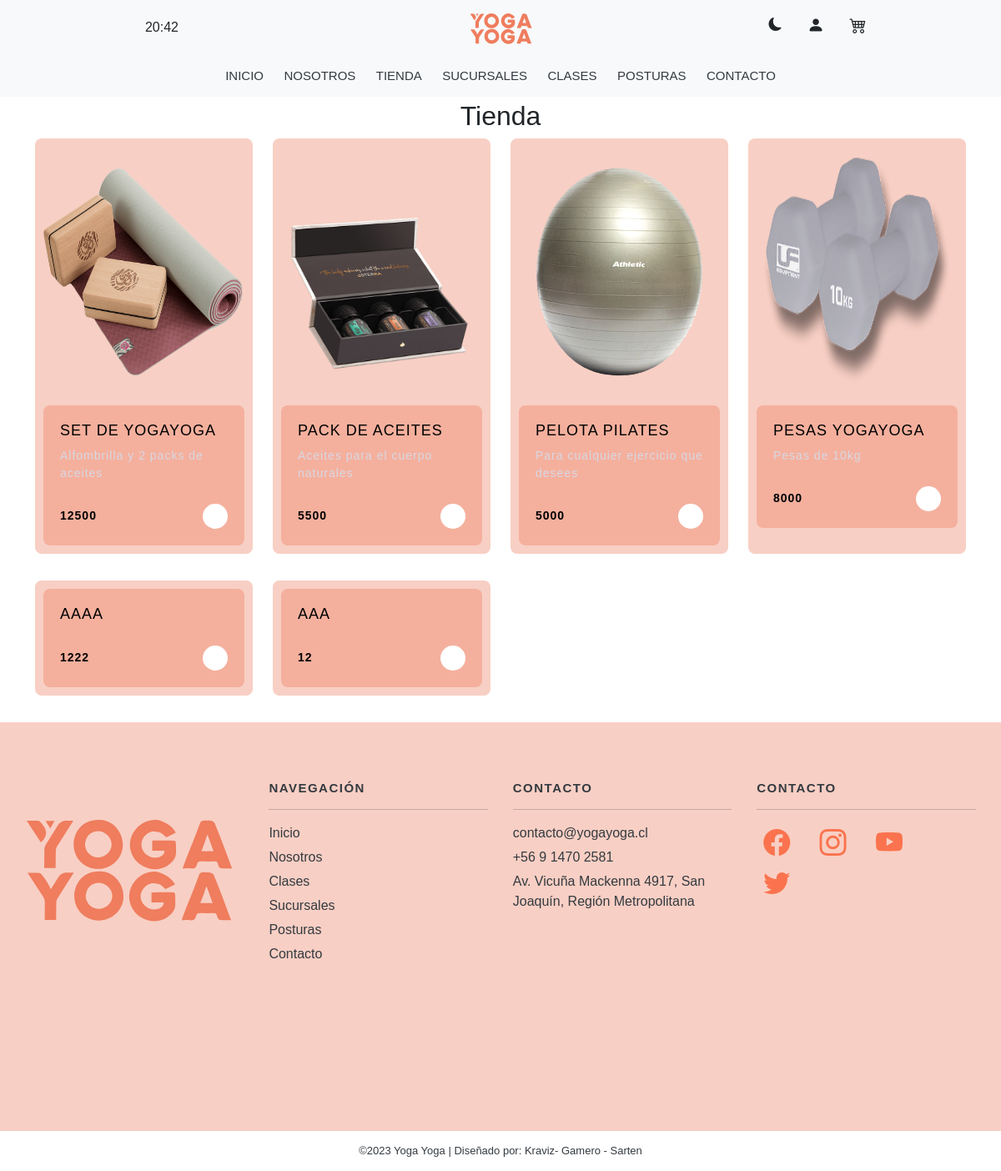
The app's page /tienda/ with its own data.
### crud/models.py (models this page shows, shortened)
class Producto(models.Model):
    id = models.BigAutoField (primary_key = True)
    img = models.ImageField(verbose_name="imagen", upload_to="productos", default="", blank=True, null=True)
    titulo = models.CharField(max_length=50, verbose_name='Nombre')
    descripcion = models.CharField(verbose_name='Descripcion', max_length=40, default="")
    stock = models.IntegerField(verbose_name='Stock')
    precio = models.IntegerField(verbose_name='Precio')
    created_at = models.DateTimeField(auto_now_add=True, verbose_name = 'Fecha de creción')
    updated_at = models.DateTimeField(auto_now=True, verbose_name = 'Fecha de actualización')
    class Meta:
        verbose_name = 'Producto'
        verbose_name_plural = 'Productos'
        ordering = ['created_at']

### core/views.py (the view)
# urls.py: path('tienda/', views.tienda, name="tienda"),
def tienda(request):
    productos = Producto.objects.all()
    return render(request, 'core/tienda.html', {'productos': productos})

### core/templates/core/tienda.html (shortened to what this page needs)
{% extends 'core/base.html' %}
{% load static %}
{% block link %}<link rel="stylesheet" href="{% static 'core/css/tienda.css' %}">
 {% endblock %}
{% block content%}
    <main>
        <h2 class="text-center">Tienda</h2>
        <div id="container-main" class="container">
            <div class="row">
            {% for producto in productos %}
                <div id="centrado" class="col-sm-6 col-md-3 mb-3">
                    <figure id="product-card">
                        {% if producto.img %}
                        <img class="productos-img" src="{{producto.img.url}}" alt="" id="product-card__image" />
                        {% endif %}
                        <figcaption id="product-card__caption">
                            <header id="product-card__header">
                                <h2 id="product-card__title">{{producto.titulo}}</h2>
                                <p id="product-card__subtitle">{{producto.descripcion}}</p>
                            </header>
                            <footer id="product-card__footer">
                                <span id="product-card__price"> {{producto.precio}}</span>
                                <button id="product-card__button">
                                </button>
                            </footer>
                        </figcaption>
                    </figure>
                </div>
            {% endfor %}
            </div>
        </div>
{% endblock %}

### core/templates/core/base.html (shortened to what this page needs)
<!DOCTYPE html>
<html lang="es">
    {% load static %}
<head>
    <link href="https://cdn.jsdelivr.net/npm/bootstrap@5.3.0-alpha3/dist/css/bootstrap.min.css" rel="stylesheet"
>
 {% block link %} {% endblock %}
    <link rel="stylesheet" href="{% static 'core/css/main.css' %}">
    <link rel="stylesheet" href="https://cdn.jsdelivr.net/npm/bootstrap-icons@1.10.5/font/bootstrap-icons.css">
</head>
<body>
    <div id="superior" class="fixed-top bg-light">
        <header>
            <div class="container">
                <div class="row text-center mt-2 mb-2 d-flex justify-content-center">
                    <div id="orden" class="col-md-4 p-2">
                        <div class="d-flex justify-content-center clima">
                            <span id="horaFecha"></span>
                            <h1 class="p-2" id="temperatura-valor"></h1>
                            <h2 class="p-2" id="ubicacion"></h2>
                        </div>
                    </div>
                    <div class="col-sm-4">
                        <div class="container">
                            <a class="navbar-brand" href="{% url 'index' %}">
                                <img id="logo" src="{% static 'core/imgs/yogayoga/LOGO2.svg' %}" alt="Logo Yoga Yoga">
                            </a>
                        </div>
                    </div>
                    <div id="orden2" class="col-sm-4 btn-header">
                        <button id="theme-toggle" class="btn"></button>
                        <a id="login-btn" class="btn" href="{% url 'login' %}"><i class="bi bi-person-fill"></i></a>
                        <a id="cart-btn" class="btn" href=""><i class="bi bi-cart4"></i></a>
                    </div>
                </div>
            </div>
            <container class="nav">
                <nav class="menu">
                    <a href="{% url 'index' %}">Inicio</a>
                    <a href="{% url 'nosotros' %}">Nosotros</a>
                    <a href="{% url 'tienda' %}">Tienda</a>
                    <a href="{% url 'sucursales' %}">Sucursales</a>
                    <a href="{% url 'clases' %}">Clases</a>
                    <a href="{% url 'posturas' %}">Posturas</a>
                    <a href="{% url 'contacto' %}">Contacto</a>
                </nav>
            </container>
        </header>
    </div>
{% block content %} {% endblock %}
<div class="pg-footer">
    <footer class="footer">
        <div class="footer-content">
            <div class="footer-content-column">
                <div class="footer-logo">
                    <a class="footer-logo-link" href="{% url 'index' %}">
                        <img id="footer-logo" class="img-fluid" src="{% static 'core/imgs/yogayoga/LOGO2.svg' %}" alt="LOGO">
                    </a>
                </div>
            </div>
            <div class="footer-content-column">
                <div class="footer-menu">
                    <h2 class="footer-menu-name"> Navegación</h2>
                    <hr>
                    <ul id="menu-company" class="footer-menu-list">
                        <li class="menu-item menu-item-type-post_type menu-item-object-page">
                            <a href="{% url 'index' %}">Inicio</a>
                        </li>
                        <li class="menu-item menu-item-type-taxonomy menu-item-object-category">
                            <a href="{% url 'nosotros' %}">Nosotros</a>
                        </li>
                        <li class="menu-item menu-item-type-post_type menu-item-object-page">
                            <a href="{% url 'clases' %}">Clases</a>
                        </li>
                        <li class="menu-item menu-item-tupe-post_type menu-item-object-page">
                            <a href="{% url 'sucursales' %}">Sucursales</a>
                        </li>
                        <li class="menu-item menu-item-type-post_type menu-item-object-page">
                            <a href="{% url 'posturas' %}">Posturas</a>
                        </li>
                        <li class="menu-item menu-item-type-post_type menu-item-object-page">
                            <a href="{% url 'contacto' %}">Contacto</a>
                        </li>
                    </ul>
                </div>
            </div>
            <div class="footer-content-column">
                <div class="footer-menu">
                    <h2 class="footer-menu-name"> Contacto</h2>
                    <hr>
                    <ul id="menu-quick-links" class="footer-menu-list">
                        <li class="menu-item menu-item-type-custom menu-item-object-custom">
                            <a href="mailto:contacto@yogayoga.cl">contacto@yogayoga.cl</a>
                        </li>
                        <li class="menu-item menu-item-type-custom menu-item-object-custom">
                            <a href="tel:+56914702581">+56 9 1470 2581</a>
                        </li>
                        <li class="menu-item menu-item-type-post_type menu-item-object-page">
                            <a href="{% url 'contacto' %}">Av. Vicuña Mackenna 4917, San Joaquín, Región
                                Metropolitana</a>
                        </li>
                    </ul>
                </div>
            </div>
            <div class="footer-content-column">
                <div class="footer-menu">
                    <h2 class="footer-menu-name"> Contacto</h2>
                    <hr>
                    <a href="https://www.facebook.com" target="_blank"><i class="bi bi-facebook rrss"></i></a>
                    <a href="https://www.instagram.com" target="_blank"><i class="bi bi-instagram rrss"></i></a>
                    <a href="https://youtube.com" target="_blank"><i class="bi bi-youtube rrss"></i></a>
                    <a href="https://twitter.com" target="_blank"><i class="bi bi-twitter rrss"></i></a>
                </div>
            </div>
        </div>
        <div class="footer-copyright">
            <div class="footer-copyright-wrapper">
                <p class="footer-copyright-text">
                    ©2023 Yoga Yoga | Diseñado por: Kraviz- Gamero - Sarten
                </p>
            </div>
        </div>
    </footer>
</div>
</body>
</html>

### core/static/core/css/tienda.css (style rules this page uses)
:root { --color-primary: #fa734e; --color-primary-light: #f8cfc4; --color-dark: #343a40; }
#product-card__image { width: 300px; height: 300px; }
#product-card { display: flex; flex-direction: column; row-gap: 10px; width: 280px; background-color: #f8cfc4; padding: 10px; border-radius: 8px; overflow-y: hidden; }
#product-card__image { display: block; max-width: 100%; animation: fadeIn .25s; }
#product-card__caption { display: flex; flex-direction: column; gap: 10px; background-color: #f4b09d; font-size: 14px; color: black; letter-spacing: 1px; padding: 20px; border-radius: inherit; animation: fadeIn .5s; }
#product-card__title { font-size: 18px; text-transform: uppercase; }
#product-card__subtitle { color: #d8d7e3; }
#product-card__footer { display: flex; align-items: center; justify-content: space-between; background-color: #f4b09d; }
#product-card__price { font-weight: 600; }
#product-card__button { display: grid; place-items: center; width: 30px; height: 30px; background-color: white; color: black; outline: none; border: none; border-radius: 50%; cursor: pointer; transition: background-color 0.25s; }
#container-main { display: flex; justify-content: center; }
#centrado { display: flex; justify-content: center; }

### core/static/core/css/main.css (style rules this page uses)
:root { --color-primary: #fa734e; --color-primary-light: #f8cfc4; --color-dark: #343a40; }
* { margin: 0; padding: 0; font-family: Verdana, Geneva, Tahoma, sans-serif; }
main { margin-top: 120px; }
#superior { max-height: 220px; }
.clima #temperatura-valor { font-size: 1rem; }
.clima #ubicacion { font-size: 1rem; }
.clima span { margin-top: 5px; margin-right: 20px; }
#logo { height: 50px; width: auto; }
#theme-toggle { font-size: 1rem; }
#login-btn { font-size: 20px; }
#cart-btn { font-size: 20px; }
.nav { height: 50px; padding: 0 50px; display: flex; justify-content: center; align-items: center; }
.menu a { color: var(--color-dark); text-transform: uppercase; text-decoration: none; padding: 0 10px; transition: 0.4s; font-size: 15px; }
.footer a { text-decoration: none; }
.footer { background-color: var(--color-primary-light); color: var(--color-dark); }
.footer-content { margin-left: auto; margin-right: auto; max-width: 1230px; padding: 40px 15px 450px; position: relative; }
.footer-content-column { box-sizing: border-box; float: left; padding-left: 15px; padding-right: 15px; width: 100%; color: var(--color-dark); }
.footer-content-column ul li a { color: var(--color-dark); text-decoration: none; }
#footer-logo { margin-top: 50px; width: 250px; }
.footer-menu { margin-top: 30px; }
.footer-menu-name { color: var(--color-dark); font-size: 15px; font-weight: 900; letter-spacing: .1em; line-height: 18px; margin-bottom: 0; margin-top: 0; text-transform: uppercase; }
.footer-menu-list { list-style: none; margin-bottom: 0; margin-top: 10px; padding-left: 0; }
.footer-menu-list li { margin-top: 5px; }
.rrss { color: var(--color-primary); font-size: 2rem; padding: 8px; }
.footer-copyright { background-color: white; padding: 15px 30px; text-align: center; }
.footer-copyright-wrapper { margin-left: auto; margin-right: auto; max-width: 1200px; }
.footer-copyright-text { color: var(--color-dark); font-size: 13px; font-weight: 400; line-height: 18px; margin-bottom: 0; margin-top: 0; }
footer { background-color: #f8cfc4; }
footer i { font-size: 1.5rem; color: #fa734e; margin-right: 15px; }
footer a { text-decoration: none; color: #343a40; }
@media (min-width: 760px) { .footer-content { margin-left: auto; margin-right: auto; max-width: 1230px; padding: 40px 15px 450px; position: relative; } }
@media (min-width: 760px) { .footer-content-column { width: 24.99%; } }

### records on screen
Producto: img (picture), titulo "SET DE YOGAYOGA", descripcion "Alfombrilla y 2 packs de aceites", precio "12500"
Producto: img (picture), titulo "PACK DE ACEITES", descripcion "Aceites para el cuerpo naturales", precio "5500"
Producto: img (picture), titulo "PELOTA PILATES", descripcion "Para cualquier ejercicio que desees", precio "5000"
Producto: img (picture), titulo "PESAS YOGAYOGA", descripcion "Pesas de 10kg", precio "8000"
Producto: titulo "AAAA", precio "1222"
Producto: titulo "AAA", precio "12"
